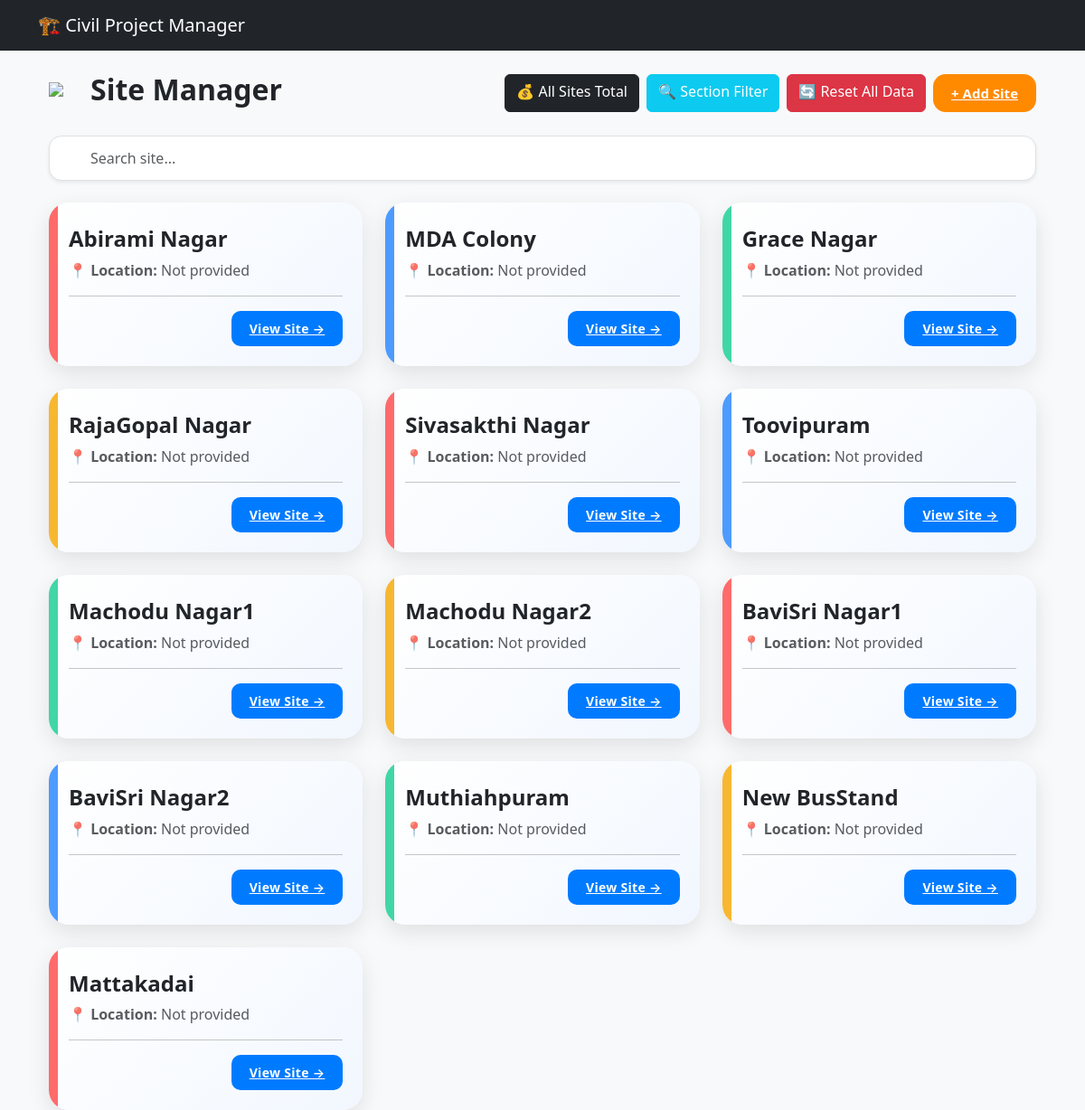
The page / on the database its author committed.
### civil_app/models.py (models this page shows, shortened)
class Site(models.Model):
    site_name = models.CharField(max_length=200)
    location = models.CharField(max_length=200, blank=True)

### civil_app/views.py (the view)
# urls.py: path("", views.site_list, name="site_list"),
def site_list(request):
    sites = Site.objects.all()
    return render(request, "sites/site_list.html", {"sites": sites})

### civil_app/templates/sites/site_list.html (shortened to what this page needs)
{% extends "base.html" %}
{% load static %}
{% block content %}
<div class="container mt-4">
    <div class="d-flex justify-content-between align-items-center mb-4">
        <h2 class="page-title">
            <img src="https://cdn-icons-png.flaticon.com/512/684/684908.png" width="36">
            Site Manager
        </h2>
        <div class="d-flex gap-2">
            <a href="{% url 'all_sites_total' %}" class="btn btn-dark">
                💰 All Sites Total
            </a>
            <a href="{% url 'section_filter' %}" class="btn btn-info text-white">
                🔍 Section Filter
            </a>
            <a href="{% url 'reset_all_data' %}"
                class="btn btn-danger text-white"
                onclick="return confirm('Are you sure? This will reset all payments and counts!');">
                    🔄 Reset All Data
            </a>
            <a href="{% url 'site_create' %}" class="add-btn">
                + Add Site
            </a>
        </div>
    </div>
    <input type="text" id="searchBox" class="form-control shadow-sm mb-4"
           placeholder="Search site..." onkeyup="searchSites()">
    <div class="grid-box" id="siteGrid">
        {% for s in sites %}
        <div class="site-card site-item">
            <div class="card-accent" style="background: {% cycle '#ff6b6b' '#4d9bff' '#41d6a5' '#f7b731' %};"></div>
            <h4 class="fw-bold mt-1">{{ s.site_name }}</h4>
            <p class="text-muted mb-2">
                <b>📍 Location:</b> {{ s.location|default:"Not provided" }}
            </p>
            <hr class="mt-3 mb-3">
            <div class="d-flex justify-content-end">
                <a href="{% url 'site_detail' s.id %}" class="view-btn">View Site →</a>
            </div>
        </div>
        {% endfor %}
    </div>
</div>
{% endblock %}

### civil_app/templates/sites/site_list.html (style rules this page uses)
body { background: #f5f6fa; }
.page-title { font-weight: 800; font-size: 32px; display: flex; align-items: center; gap: 10px; }
.site-card { background: linear-gradient(135deg, #ffffff 0%, #f2f7ff 100%); border-radius: 22px; padding: 22px; box-shadow: 0 8px 24px rgba(0,0,0,0.10); transition: 0.25s ease; position: relative; overflow: hidden; }
.card-accent { width: 10px; height: 100%; border-radius: 10px 0 0 10px; position: absolute; left: 0; top: 0; }
.view-btn { background: #007bff; padding: 9px 20px; border-radius: 10px; color: white; font-weight: 600; font-size: 14px; letter-spacing: 0.3px; transition: 0.2s; }
.add-btn { background: #ff8a00; color: white; padding: 10px 20px; border-radius: 14px; font-weight: 700; font-size: 15px; transition: 0.2s; }
.grid-box { display: grid; grid-template-columns: repeat(auto-fill, minmax(270px, 1fr)); gap: 25px; }
#searchBox { border-radius: 14px; padding: 12px 18px; font-size: 16px; background: #ffffff url('https://cdn-icons-png.flaticon.com/512/622/622669.png') no-repeat 15px center; background-size: 20px; padding-left: 45px; box-shadow: 0px 4px 10px rgba(0,0,0,0.08); }

### rows shown on the page
Site: site_name "Abirami Nagar", location "Not provided"
Site: site_name "MDA Colony", location "Not provided"
Site: site_name "Grace Nagar", location "Not provided"
Site: site_name "RajaGopal Nagar", location "Not provided"
Site: site_name "Sivasakthi Nagar", location "Not provided"
Site: site_name "Toovipuram", location "Not provided"
Site: site_name "Machodu Nagar1", location "Not provided"
Site: site_name "Machodu Nagar2", location "Not provided"
Site: site_name "BaviSri Nagar1", location "Not provided"
Site: site_name "BaviSri Nagar2", location "Not provided"
Site: site_name "Muthiahpuram", location "Not provided"
Site: site_name "New BusStand", location "Not provided"
Site: site_name "Mattakadai", location "Not provided"
